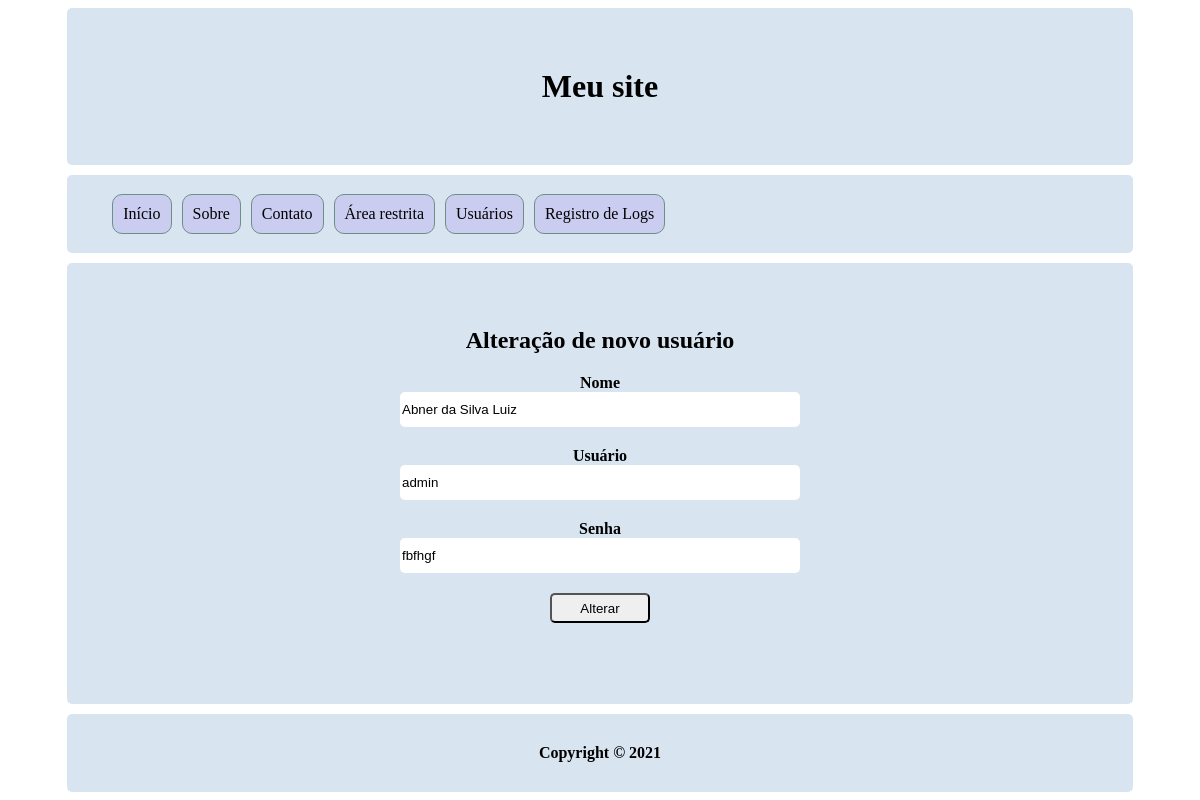
The app's page /?pg=usuario/alterar_usuario&id=7 (signed in) with its own data.
### tables this page shows
CREATE TABLE `usuarios` (
  `id` int(11) NOT NULL AUTO_INCREMENT,
  `nome` varchar(100) NOT NULL,
  `usuario` varchar(100) NOT NULL,
  `senha` varchar(100) NOT NULL,
  `data_hora_criacao` datetime NOT NULL,
  `data_hora_atualizacao` datetime NOT NULL,
  PRIMARY KEY (`id`),
  UNIQUE KEY `id_UNIQUE` (`id`)
);

### paginas/usuario/alterar_usuario.php (the view, shortened to what this page needs)
<?php
    $id = $_GET["id"];
$sql = "SELECT * FROM usuarios WHERE id =". $id;
$result = $conn->query($sql, PDO::FETCH_ASSOC);
?>
<form method="POST">
    <?php
        while($sql = $result->fetch()){
    ?>
<div id="div-form">
    <h2>Alteração de novo usuário</h2>
        <div>
            <label>Nome</label>
            <input type="text" name="nome" value="<?=$sql['nome']?>" placeholder="Digite seu nome..." />
        </div>
        <div>
            <label>Usuário</label>
            <input type="text" name="usuario" value="<?=$sql['usuario']?>" placeholder="Digite seu usuário..." />
        </div>
        <div>
            <label>Senha</label>
            <input type="senha" name="senha" value="<?=$sql['senha']?>" placeholder="Digite sua senha..." />
        </div>
        <button type="submit">Alterar</button>
    </form>
    <?php
        }
    ?>

### css/estilo.css (style rules this page uses)
#div-form { text-align: center; }
form div { margin: 20px; }
form label { display: block; font-weight: bold; }
input, textarea, select { width: 400px; height: 35px; border-radius: 5px; border: none; }
button { width: 100px; height: 30px; border-radius: 5px; }

### records on screen
usuarios: nome "Abner da Silva Luiz", usuario "admin", senha "fbfhgf"
